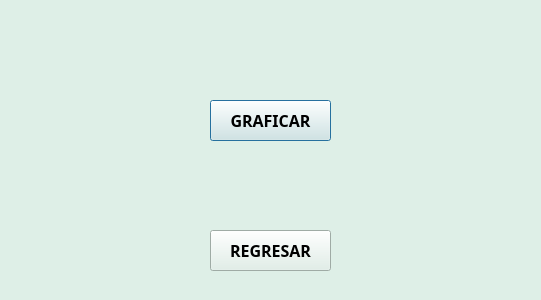
<?xml version="1.0" encoding="UTF-8"?>
<ui version="4.0">
 <class>Dialog</class>
 <widget class="QDialog" name="Dialog">
  <property name="geometry">
   <rect>
    <x>0</x>
    <y>0</y>
    <width>541</width>
    <height>300</height>
   </rect>
  </property>
  <property name="windowTitle">
   <string>Dialog</string>
  </property>
  <property name="styleSheet">
   <string notr="true">background-color: rgb(222, 239, 231);</string>
  </property>
  <widget class="QPushButton" name="btngraficar">
   <property name="geometry">
    <rect>
     <x>210</x>
     <y>100</y>
     <width>121</width>
     <height>41</height>
    </rect>
   </property>
   <property name="font">
    <font>
     <family>Hack Nerd Font Mono</family>
     <pointsize>12</pointsize>
     <bold>true</bold>
    </font>
   </property>
   <property name="text">
    <string>GRAFICAR</string>
   </property>
  </widget>
  <widget class="QPushButton" name="return1">
   <property name="geometry">
    <rect>
     <x>210</x>
     <y>230</y>
     <width>121</width>
     <height>41</height>
    </rect>
   </property>
   <property name="font">
    <font>
     <family>Hack Nerd Font Mono</family>
     <pointsize>12</pointsize>
     <bold>true</bold>
    </font>
   </property>
   <property name="text">
    <string>REGRESAR</string>
   </property>
  </widget>
 </widget>
 <resources/>
 <connections/>
</ui>
